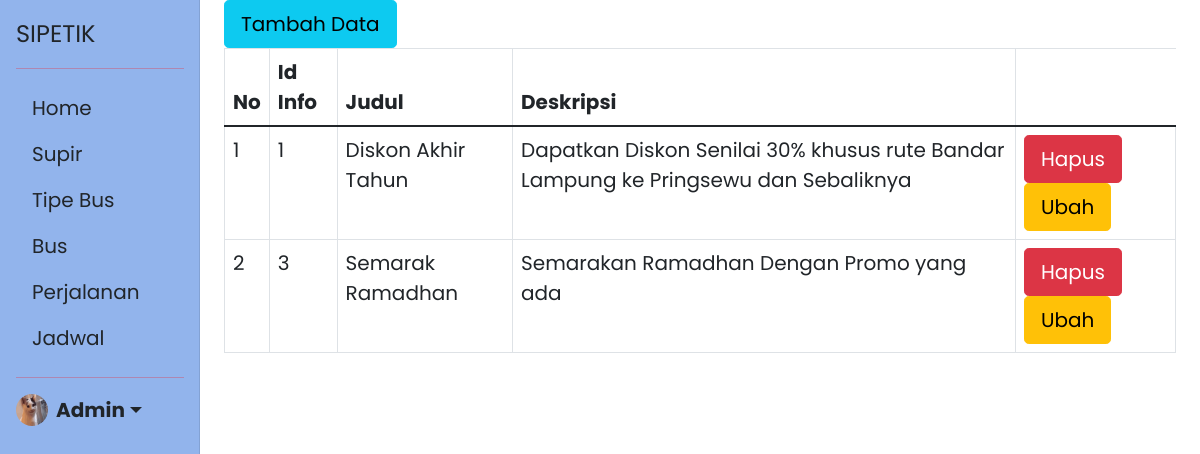
The app's page /sipetik/sipetik_admin/index_admin.php (signed in) with its own data.
### tables this page shows
CREATE TABLE `info` (
  `id_info` int(11) NOT NULL,
  `judul` varchar(1000) NOT NULL,
  `deskripsi` text NOT NULL
);

### sipetik/sipetik_admin/index_admin.php (the view, shortened to what this page needs)
<?php
    require_once "sidebar.php";
    require "function.php";
$data_info = mysqli_query($conn,"SELECT * FROM info");
?>
<div class="col-md-9 ms-sm-auto col-lg-10 px-md-4">
    <button type="button" class="btn btn-info btn-lg" data-bs-toggle="modal" data-bs-target="#tambah">Tambah Data</button>
        <div class="table-responsive">
            <table class="table table-bordered" id="dataTable" width="100%" cellspacing="0">
                <thead>
                    <tr>
                        <th>No </th>
                        <th>Id Info</th>
                        <th>Judul</th>
                        <th>Deskripsi</th>
                    </tr>
                </thead>
                <tbody>
                    <?php
                    $no = 1;
                    foreach ($data_info as $ambil) : ?>
                        <tr>
                            <td>
                                <?= $no++; ?>
                            </td>
                            <td>
                                <?= $ambil['id_info'] ?>
                            </td>
                            <td>
                                <?= $ambil['judul'] ?>
                            </td>
                            <td>
                                <?= $ambil['deskripsi'] ?>
                            </td>
                            <td>
                            <a class="btn btn-danger btn-lg" href="hapus_info.php?id=<?=$ambil["id_info"];?>" onclick="return confirm('Apakah Ingin Menghapus Data ini ?')">Hapus</a>
                            <a class="btn btn-warning btn-lg" id="tombolUbah" data-bs-toggle="modal" data-bs-target="#ubah" data-judul="<?=$ambil["judul"];?>"  data-deskripsi="<?=$ambil["deskripsi"];?>" data-id="<?=$ambil["id_info"];?>">Ubah</button>
                        </td>
                        </tr>
                        <?php endforeach; ?>
                </tbody>
            </table>
        </div>
</div>

### sipetik/sipetik_admin/styles_admin.css (style rules this page uses)
body { min-height: 100vh; min-height: -webkit-fill-available; }
html { height: -webkit-fill-available; }
body { font-size: 20px !important; font-family: 'Poppins', sans-serif; }

### records on screen
info: id_info "1", judul "Diskon Akhir Tahun", deskripsi "Dapatkan Diskon Senilai 30% khusus rute Bandar Lampung ke Pringsewu dan Sebaliknya"
info: id_info "3", judul "Semarak Ramadhan", deskripsi "Semarakan Ramadhan Dengan Promo yang ada"
